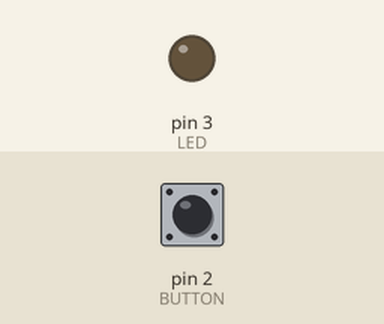
A sketch run on a simulated Arduino Uno, built with avr-gcc and run on an emulated ATmega328P. On the bench: output pins drawn as LEDs (lit = HIGH). Dashed ring = blinking. Inputs (shaded band) come from the test bench; at power-on: pin 2 (BUTTON) HIGH.

Above: at 1.2 s.
1.3 s: pin 2 (BUTTON) pulled LOW for 0.15 s
At 1.47 s:
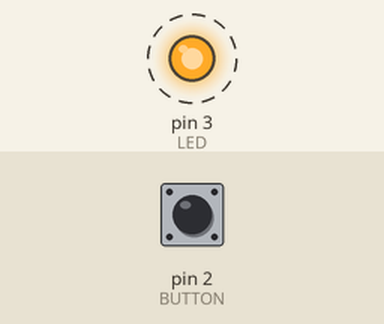
4.3 s: pin 2 (BUTTON) pulled LOW for 3.2 s
At 7.9 s:
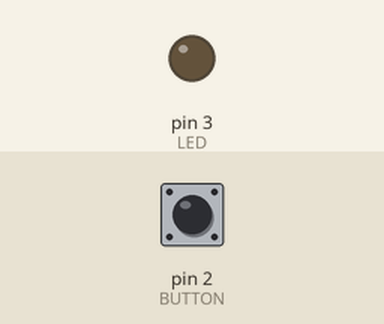
Timing chart, 0 to 9.4 s (numbered marks = the images above; inputs shaded):
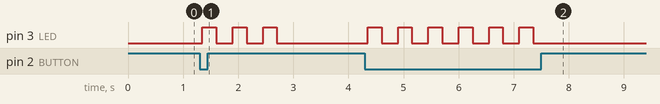

Measured:
- after the input at 1.3 s, pin 3 (LED): alternates HIGH for 0.25 s and LOW for 0.30 s, 6 changes in all, then stays LOW, starting after 0.05 s
- after the input at 4.3 s, pin 3 (LED): alternates HIGH for 0.25 s and LOW for 0.30 s, 12 changes in all, then stays LOW, starting after 0.05 s

The sketch:

ledbutton.ino
```cpp
#define LED 3
#define BUTTON 2

void setup() {
  Serial.begin(9600);
  pinMode(LED, OUTPUT);
  pinMode(BUTTON, INPUT_PULLUP);
}

void loop() {
  bool sensorValue = digitalRead(BUTTON);
  delay(1);
  if(!sensorValue){
    for(int i = 0; i < 3; i++){
    delay(50);
    digitalWrite(LED, HIGH);
    delay(250);
    digitalWrite(LED, LOW);
    delay(250);
    }
  }
  else{
    digitalWrite(LED, LOW);
  }
}
```
